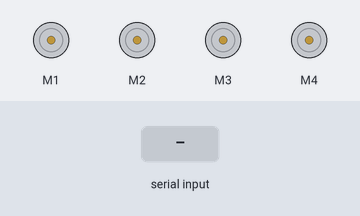
Bench run of a sketch on a simulated Arduino Uno, built with avr-gcc and run on an emulated ATmega328P. Shown: 4 × DC motor (green arrow = forward, orange = backward, longer = faster). The inputs (shaded band) are chosen by the test bench.

Above: at 1.2 s.
1.3 s: byte 0 (0) received over Serial
2.8 s: byte 1 (1) received over Serial
At 3.6 s:
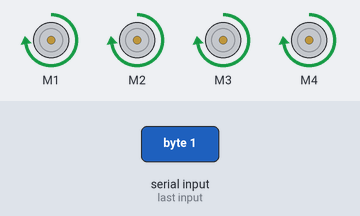
4.3 s: byte 2 (2) received over Serial
At 4.7 s:
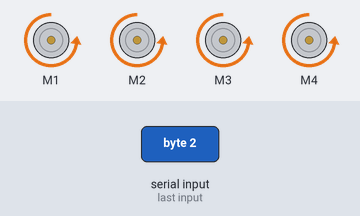
5.8 s: byte 3 (3) received over Serial
At 7.0 s:
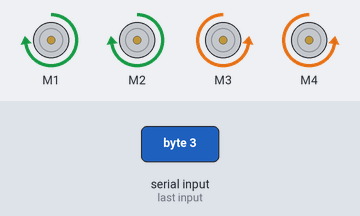
7.3 s: byte 4 (4) received over Serial
At 8.2 s:
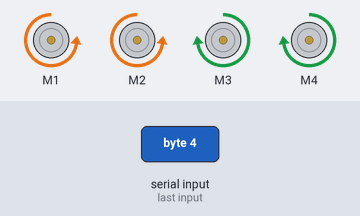
Timing chart, 0 to 9.8 s (numbered marks = the images above; inputs shaded):
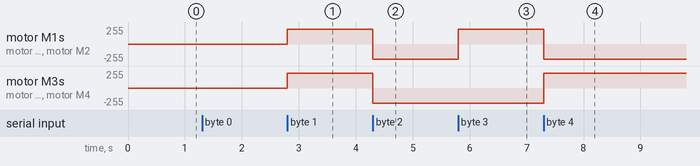

Measured:
- after the input at 2.8 s, motor M1–4: stopped → forward 225/255 at once
- after the input at 4.3 s, motor M1–4: forward 225/255 → backward 225/255 at once
- after the input at 5.8 s, motor M1, motor M2: backward 225/255 → forward 225/255 at once
- after the input at 7.3 s, motor M1, motor M2: forward 225/255 → backward 225/255 at once; motor M3, motor M4: backward 225/255 → forward 225/255 at once

The sketch:

car2.ino
```cpp
// shreyank and krutharth are working on this

#include <AFMotor.h> // including the motor driver library

// seting up the motors
AF_DCMotor F_R_Motor(1);
AF_DCMotor F_L_Motor(2);
AF_DCMotor B_R_Motor(3);
AF_DCMotor B_L_Motor(4);

// initializing the default value for the bluetooth signal
int BT_Input = 10;

void setup() {
  // setting up the baudrate for bluetooth module
  Serial.begin(38400);

}

void loop() {
  //reading the value from BT module
 // while(Serial.available()==0){}
  BT_Input=Serial.read();

  if(BT_Input == 0){
  F_R_Motor.run(RELEASE);
  F_L_Motor.run(RELEASE);
  B_R_Motor.run(RELEASE);
  B_L_Motor.run(RELEASE);}
  if(BT_Input == 1){
  F_R_Motor.run(FORWARD);
  F_R_Motor.setSpeed(225);
  F_L_Motor.run(FORWARD);
  F_L_Motor.setSpeed(225);
  B_R_Motor.run(FORWARD);
  B_R_Motor.setSpeed(225);
  B_L_Motor.run(FORWARD);
  B_L_Motor.setSpeed(225);
  }
  if(BT_Input == 2){
   F_R_Motor.run(BACKWARD);
  F_R_Motor.setSpeed(225);
  F_L_Motor.run(BACKWARD);
  F_L_Motor.setSpeed(225);
  B_R_Motor.run(BACKWARD);
  B_R_Motor.setSpeed(225);
  B_L_Motor.run(BACKWARD);
  B_L_Motor.setSpeed(225);
  }
  if(BT_Input == 3){
  F_R_Motor.run(FORWARD);
  F_R_Motor.setSpeed(225);
  F_L_Motor.run(FORWARD);
  F_L_Motor.setSpeed(225);
  B_R_Motor.run(BACKWARD);
  B_R_Motor.setSpeed(225);
  B_L_Motor.run(BACKWARD);
  B_L_Motor.setSpeed(225);}
  if(BT_Input == 4){
  F_R_Motor.run(BACKWARD);
  F_R_Motor.setSpeed(225);
  F_L_Motor.run(BACKWARD);
  F_L_Motor.setSpeed(225);
  B_R_Motor.run(FORWARD);
  B_R_Motor.setSpeed(225);
  B_L_Motor.run(FORWARD);
  B_L_Motor.setSpeed(225);}

}
```
